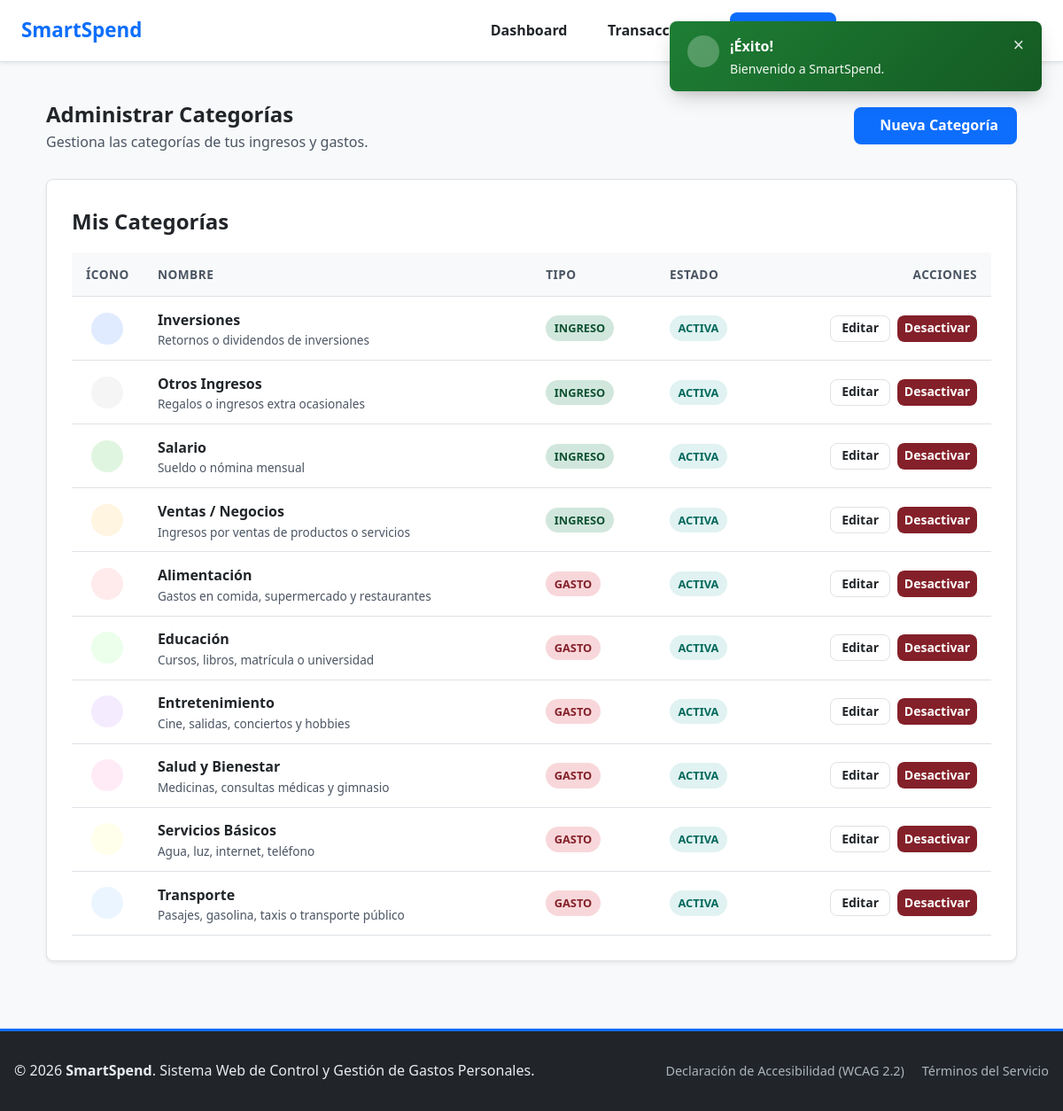
Screenshot of /views/category/index.php (signed in) with the database file from the repository.
### tables this page shows
CREATE TABLE `categorias` (
  `id_categoria` INT AUTO_INCREMENT PRIMARY KEY,
  `id_usuario` INT NOT NULL,
  `nombre_categoria` VARCHAR(50) NOT NULL,
  `tipo` ENUM('ingreso', 'gasto') NOT NULL,
  `descripcion` VARCHAR(255) DEFAULT NULL,
  `icono` VARCHAR(100) DEFAULT NULL,
  `color` VARCHAR(30) DEFAULT NULL,
  `estado` TINYINT(1) DEFAULT 1,
  `fecha` DATETIME DEFAULT CURRENT_TIMESTAMP
);

### config/database.php (called while the page is built, shortened)
<?php
class Database {
    private static $instance = null;
    private function __construct() {
        $host     = getenv('DB_HOST') ?: '127.0.0.1';
        $port     = getenv('DB_PORT') ?: '3306';
        $db_name  = getenv('DB_NAME') ?: 'smartspend';
        $username = getenv('DB_USER') ?: 'root';
        $password = getenv('DB_PASS') !== false ? getenv('DB_PASS') : '';
        try {
            $dsn = "mysql:host={$host};port={$port};dbname={$db_name};charset=utf8mb4";
            $options = [
                PDO::ATTR_ERRMODE            => PDO::ERRMODE_EXCEPTION,
                PDO::ATTR_DEFAULT_FETCH_MODE => PDO::FETCH_ASSOC,
                PDO::ATTR_EMULATE_PREPARES   => false,
            ];
            $this->conn = new PDO($dsn, $username, $password, $options);
        } catch (PDOException $e) {
            throw $e;
        }
    }
    public static function getInstance(): \PDO {
        if (self::$instance === null) {
            self::$instance = new Database();
        }
        return self::$instance->conn;
    }
}
?>

### models/Category.php (called while the page is built, shortened)
<?php
require_once __DIR__ . '/../config/database.php';
class Category
{
    private PDO $db;
    public function __construct(?PDO $db = null)
    {
        $this->db = $db ?? Database::getInstance();
    }
    public function getAll(int $idUsuario): array
    {
        $sql = 'SELECT id_categoria, id_usuario, nombre_categoria, tipo, descripcion, icono, color, estado, fecha
                FROM categorias
                WHERE id_usuario = :id_usuario
                ORDER BY tipo ASC, nombre_categoria ASC';
        $stmt = $this->db->prepare($sql);
        $stmt->execute(['id_usuario' => $idUsuario]);
        return $stmt->fetchAll();
    }
}

### includes/session.php (called while the page is built, shortened)
<?php
if (!function_exists('e')) {
    function e(?string $value): string
    {
        return htmlspecialchars((string) $value, ENT_QUOTES, 'UTF-8');
    }
}

### views/category/index.php (the view, shortened to what this page needs)
<?php
require_once __DIR__ . '/../../includes/session.php';
require_once __DIR__ . '/../../models/Category.php';
$idUsuario = (int)($_SESSION['user_id'] ?? $_SESSION['id_usuario'] ?? 0);
$categoryModel = new Category();
$categorias = $categoryModel->getAll($idUsuario);
include __DIR__ . '/../../includes/header.php';
?>
<section class="page-header" style="display: flex; justify-content: space-between; align-items: center; flex-wrap: wrap; gap: 1rem;">
    <div>
        <h1>Administrar Categorías</h1>
        <p class="text-muted">Gestiona las categorías de tus ingresos y gastos.</p>
    </div>
    <a href="create.php" class="btn btn-primary" style="display: inline-flex; align-items: center; gap: 0.5rem;">
        <span class="iconify" data-icon="lucide:plus"></span> Nueva Categoría
    </a>
</section>
<?php include __DIR__ . '/../partials/flash.php'; ?>
<section class="card-panel" aria-labelledby="historial-title">
    <div class="section-toolbar">
        <h2 id="historial-title">Mis Categorías</h2>
    </div>
    <?php if (empty($categorias)): ?>
        <p class="empty-state">No hay categorías configuradas.</p>
    <?php else: ?>
        <div class="table-responsive">
            <table class="data-table" aria-describedby="historial-title">
                <thead>
                    <tr>
                        <th scope="col" style="width: 50px; text-align: center;">Ícono</th>
                        <th scope="col">Nombre</th>
                        <th scope="col">Tipo</th>
                        <th scope="col">Estado</th>
                        <th scope="col" style="text-align: right;">Acciones</th>
                    </tr>
                </thead>
                <tbody>
                    <?php foreach ($categorias as $c): ?>
                        <?php
                        $isIncome = $c['tipo'] === 'ingreso';
                        $badgeClass = $isIncome ? 'success' : 'danger';
                        $typeLabel = $isIncome ? 'Ingreso' : 'Gasto';
                        $colorHex = htmlspecialchars((string) ($c['color'] ?? '#cccccc'));
                        $isActive = (int)$c['estado'] === 1;
                        ?>
                        <tr>
                            <td data-label="Ícono" style="text-align: center; vertical-align: middle;">
                                <div style="
                                    display: inline-flex;
                                    align-items: center;
                                    justify-content: center;
                                    width: 36px;
                                    height: 36px;
                                    border-radius: 50%;
                                    background-color: <?php echo $colorHex; ?>33; /* 20% opacity */
                                    color: <?php echo $colorHex; ?>;
                                    font-size: 1.25rem;">
                                </div>
                            </td>
                            <td data-label="Nombre">
                                <div>
                                    <strong><?php echo e($c['nombre_categoria']); ?></strong>
                                    <?php if (!empty($c['descripcion'])): ?>
                                        <div class="text-muted" style="font-size: 0.85em; margin-top: 2px; line-height: 1.2;"><?php echo e($c['descripcion']); ?></div>
                                    <?php endif; ?>
                                </div>
                            </td>
                            <td data-label="Tipo">
                                <span class="badge badge-<?php echo e($badgeClass); ?>">
                                    <?php echo e($typeLabel); ?>
                                </span>
                            </td>
                            <td data-label="Estado">
                                <?php if ($isActive): ?>
                                    <span class="badge" style="background-color: #e0f2f1; color: #00695c;">Activa</span>
                                <?php else: ?>
                                    <span class="badge" style="background-color: #eeeeee; color: #595959;">Inactiva</span>
                                <?php endif; ?>
                            </td>
                            <td data-label="Acciones" class="text-right">
                                <div style="display: flex; gap: 0.5rem; justify-content: flex-end; align-items: center;">
                                    <a class="btn btn-sm btn-outline"
                                       href="edit.php?id=<?php echo (int) $c['id_categoria']; ?>">
                                        Editar
                                    </a>
                                    <?php if ($isActive): ?>
                                        <form method="POST"
                                              action="<?php echo e($basePath); ?>controllers/CategoryController.php?action=delete"
                                              class="inline-form js-confirm-delete"
                                              data-confirm="¿Estás seguro de desactivar esta categoría? No aparecerá al crear nuevas transacciones, pero se conservará en tu historial.">
                                            <button type="submit" class="btn btn-sm btn-danger" style="margin: 0; width: 90px; text-align: center;">Desactivar</button>
                                        </form>
                                    <?php endif; ?>
                                </div>
                            </td>
                        </tr>
                    <?php endforeach; ?>
                </tbody>
            </table>
        </div>
    <?php endif; ?>
</section>
<?php
include __DIR__ . '/../../includes/footer.php';
?>

### assets/css/variables.css (style rules this page uses)
:root { --primary-color: #0d6efd; --primary-dark: #0a58ca; --primary-light: #e7f1ff; --secondary-color: #0f5132; --secondary-light: #d1e7dd; --danger-color: #842029; --danger-light: #f8d7da; --warning-color: #ffc107; --warning-light: #fff3cd; --info-color: #0dcaf0; --info-light: #cff4fc; --bg-page: #f8f9fa; --bg-card: #ffffff; --border-color: #dee2e6; --text-main: #212529; --text-muted: #4b5563; --text-white: #ffffff; --focus-ring: #0d6efd; --font-family: system-ui, -apple-system, "Segoe UI", Roboto, "Helvetica Neue", Arial, sans-serif; --shadow-sm: 0 0.125rem 0.25rem rgba(0, 0, 0, 0.075); --shadow-md: 0 0.5rem 1rem rgba(0, 0, 0, 0.15); --shadow-lg: 0 10px 25px -5px rgba(0, 0, 0, 0.2), 0 8px 10px -6px rgba(0, 0, 0, 0.1); --border-radius: 0.5rem; --transition-speed: 0.25s; }
*, *::before, *::after { box-sizing: border-box; margin: 0; padding: 0; }
html, body { width: 100%; max-width: 100%; overflow-x: clip; scroll-behavior: smooth; }
body { font-family: var(--font-family); line-height: 1.6; color: var(--text-main); background-color: var(--bg-page); display: flex; flex-direction: column; min-height: 100vh; }
:root { --bg-light: var(--bg-page); --card-bg: var(--bg-card); --text-dark: var(--text-main); --radius: .75rem; --shadow: var(--shadow-sm); }

### assets/css/cards.css (style rules this page uses)
.page-header { margin-bottom: 1.75rem; }
.card-panel { background: var(--bg-card); border: 1px solid var(--border-color); border-radius: var(--border-radius); padding: 1.75rem; margin-bottom: 1.75rem; box-shadow: var(--shadow-sm); }
.section-toolbar { display: flex; justify-content: space-between; align-items: center; gap: 1rem; flex-wrap: wrap; margin-bottom: 1rem; }
.btn { display: inline-flex; align-items: center; justify-content: center; gap: 0.5rem; font-weight: 600; padding: 0.65rem 1.25rem; border-radius: var(--border-radius); border: 1px solid transparent; cursor: pointer; text-decoration: none; transition: all var(--transition-speed) ease; font-size: 1rem; line-height: 1.2; font-family: inherit; }
.btn-sm { padding: 0.35rem 0.75rem; font-size: 0.875rem; }
.btn-primary { background-color: var(--primary-color); color: var(--text-white); }
.btn-danger { background-color: var(--danger-color); color: var(--text-white); }
.btn-outline { background: transparent; border-color: var(--border-color); color: var(--text-main); }

### assets/css/forms.css (style rules this page uses)
.inline-form { display: inline; }
.table-responsive { width: 100%; overflow-x: auto; margin-top: 1rem; }
.data-table { width: 100%; border-collapse: collapse; text-align: left; background-color: var(--bg-card); }
.data-table th, .data-table td { padding: 0.85rem 1rem; border-bottom: 1px solid var(--border-color); vertical-align: middle; }
.data-table th { background-color: var(--bg-page); font-weight: 700; text-transform: uppercase; font-size: 0.85rem; letter-spacing: 0.5px; color: var(--text-muted); }
.badge { display: inline-block; padding: 0.25rem 0.6rem; font-size: 0.8rem; font-weight: 700; border-radius: 50px; text-transform: uppercase; }
.badge-income, .badge-success { background-color: var(--secondary-light); color: var(--secondary-color); }
.badge-expense, .badge-danger { background-color: var(--danger-light); color: var(--danger-color); }
.text-right { text-align: right; }
.text-muted { color: var(--text-muted); }

### rows the page displays
categorias: nombre_categoria "Inversiones", descripcion "Retornos o dividendos de inversiones", tipo "INGRESO", estado "ACTIVA"
categorias: nombre_categoria "Otros Ingresos", descripcion "Regalos o ingresos extra ocasionales", tipo "INGRESO", estado "ACTIVA"
categorias: nombre_categoria "Salario", descripcion "Sueldo o nómina mensual", tipo "INGRESO", estado "ACTIVA"
categorias: nombre_categoria "Ventas / Negocios", descripcion "Ingresos por ventas de productos o servicios", tipo "INGRESO", estado "ACTIVA"
categorias: nombre_categoria "Alimentación", descripcion "Gastos en comida, supermercado y restaurantes", tipo "GASTO", estado "ACTIVA"
categorias: nombre_categoria "Educación", descripcion "Cursos, libros, matrícula o universidad", tipo "GASTO", estado "ACTIVA"
categorias: nombre_categoria "Entretenimiento", descripcion "Cine, salidas, conciertos y hobbies", tipo "GASTO", estado "ACTIVA"
categorias: nombre_categoria "Salud y Bienestar", descripcion "Medicinas, consultas médicas y gimnasio", tipo "GASTO", estado "ACTIVA"
categorias: nombre_categoria "Servicios Básicos", descripcion "Agua, luz, internet, teléfono", tipo "GASTO", estado "ACTIVA"
categorias: nombre_categoria "Transporte", descripcion "Pasajes, gasolina, taxis o transporte público", tipo "GASTO", estado "ACTIVA"

### other values shown
$item['label'] "Dashboard"
$item['label'] "Transacciones"
$toastTitle "¡Éxito!"
$message "Bienvenido a SmartSpend."
